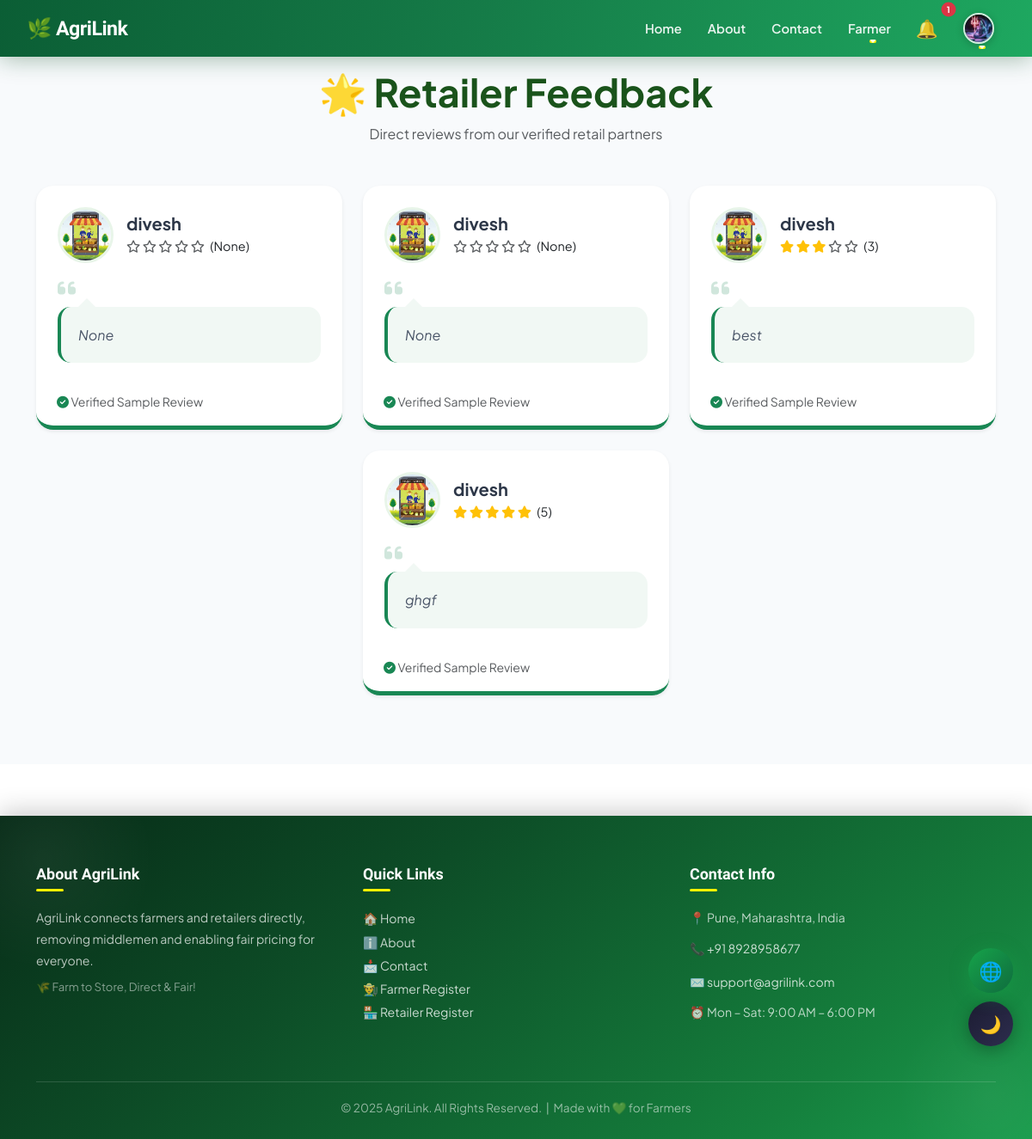
The page /retailer/reviews/ (signed in) on the database as committed earlier.
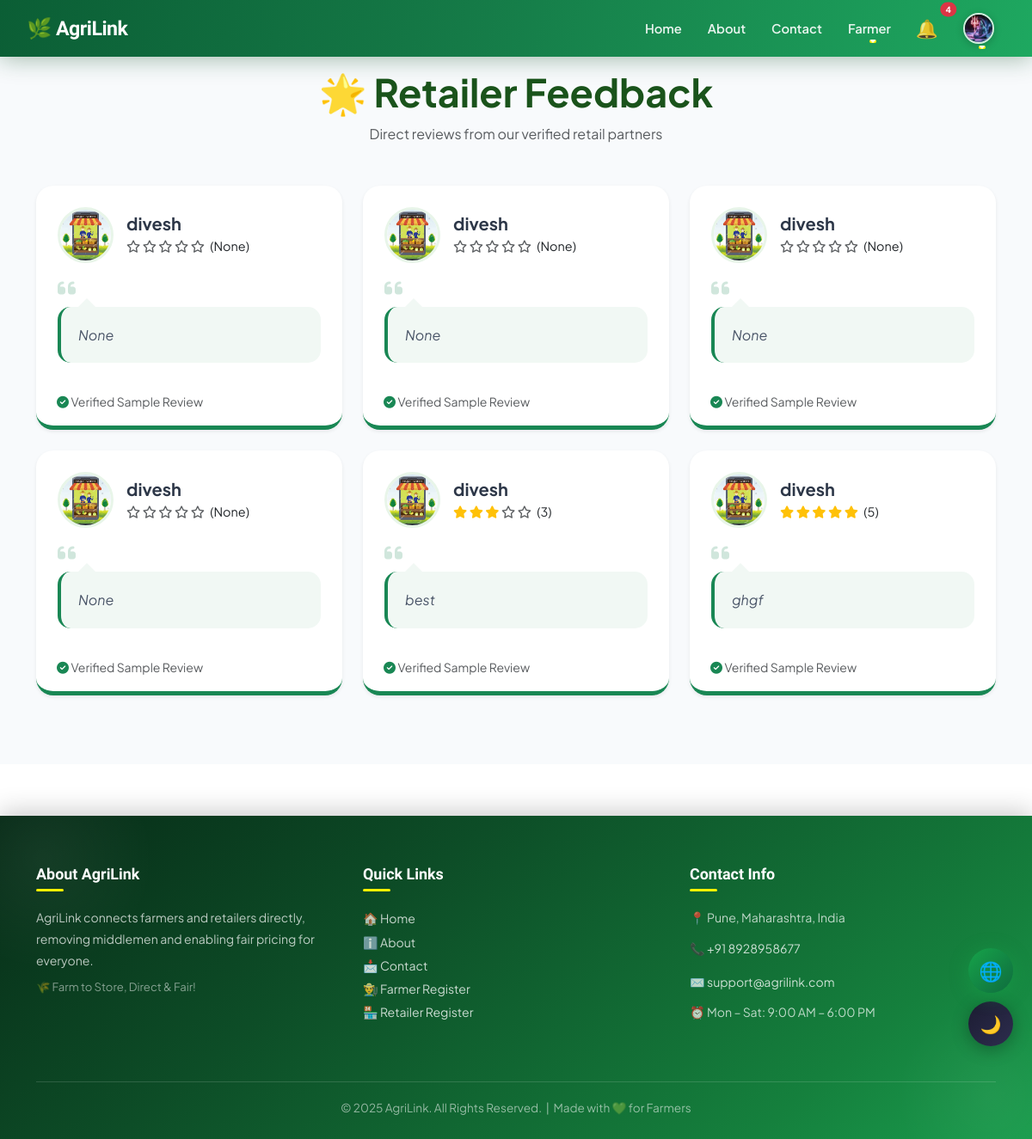
The same page on the database as committed later.
### projectapp/models.py (models this page shows, shortened)
class SampleRequest(models.Model):
    STATUS_CHOICES = [
        ('pending', 'Pending'),
        ('approved', 'Approved'),
        ('rejected', 'Rejected'),
        ('picked', 'Picked'),
        ('delivered', 'Delivered'),
        ('expired', 'Expired'),
    ]
    QUANTITY_CHOICES = [
        (1, '1 kg'),
        (2, '2 kg'),
        (5, '5 kg'),
    ]
    product = models.ForeignKey('Product', on_delete=models.CASCADE)
    farmer = models.ForeignKey('Farmer', on_delete=models.CASCADE)
    retailer = models.ForeignKey('Retailer', on_delete=models.CASCADE)
    driver = models.ForeignKey('Driver', on_delete=models.SET_NULL, null=True, blank=True)
    quantity = models.FloatField(default=2, choices=[(1.0,'1 kg'),(2.0,'2 kg'),(5.0,'5 kg')])
    status = models.CharField(max_length=20, choices=STATUS_CHOICES, default='pending')
    sample_charge = models.FloatField(default=50.0)
    charge_paid = models.BooleanField(default=False)
    charge_refunded = models.BooleanField(default=False)
    expiry_date = models.DateTimeField(null=True, blank=True)
    rating = models.IntegerField(null=True, blank=True)
    review = models.TextField(null=True, blank=True)
    created_at = models.DateTimeField(auto_now_add=True)
    delivered_at = models.DateTimeField(null=True, blank=True)

class Retailer(models.Model):
    name = models.CharField(max_length=100)
    email = models.EmailField(unique=True)
    password = models.CharField(max_length=128)
    contact = models.CharField(max_length=15)
    address = models.TextField()
    city = models.CharField(max_length=50, blank=True, null=True)
    pincode = models.CharField(max_length=6, blank=True, null=True)
    gender = models.CharField(max_length=10)
    shop_number = models.CharField(max_length=50)
    gst_number = models.CharField(max_length=15)
    first_login = models.BooleanField(default=True)
    profile_image = models.ImageField(upload_to='profiles/', default='profiles/default.jpg')
    email_verified = models.BooleanField(default=False)
    email_otp = models.CharField(max_length=6, blank=True, null=True)
    latitude = models.FloatField(null=True, blank=True)   # 🆕
    longitude = models.FloatField(null=True, blank=True)  # 🆕

### projectapp/views.py (the view)
# urls.py: path('retailer/reviews/', views.all_sample_reviews, name='retailer_sample_reviews'),
def all_sample_reviews(request):
    reviews = SampleRequest.objects.select_related('retailer').all().order_by('-id')
    return render(request, "all_sample_reviews.html", {"reviews": reviews})

### projectapp/context_processors.py (called while the page is built)
def navbar_notifications(request):
    user_type = request.session.get('user_type')
    name = request.session.get('name')
    notes = []
    if user_type == "farmer" and name:
        notes = Notification.objects.filter(receiver_farmer__name=name, is_read=False).order_by('-timestamp')
    elif user_type == "retailer" and name:
        notes = Notification.objects.filter(receiver_retailer__name=name, is_read=False).order_by('-timestamp')
    elif user_type == "driver" and name:
        notes = Notification.objects.filter(receiver_driver__name=name, is_read=False).order_by('-timestamp')
    return {'navbar_notes': notes, 'user_type': user_type}

### projectapp/templates/all_sample_reviews.html (shortened to what this page needs)
{% extends 'master.html' %}
{% block body %}
<link rel="stylesheet" href="https://cdnjs.cloudflare.com/ajax/libs/font-awesome/6.4.0/css/all.min.css">
<div id="all-reviews">
  <div class="container">
    <div class="text-center mb-5">
      <h2 class="section-title fw-bold">🌟 Retailer Feedback</h2>
      <p class="text-muted">Direct reviews from our verified retail partners</p>
    </div>
    <div class="row g-4 justify-content-center">
      {% for r in reviews %}
      <div class="col-md-6 col-lg-4">
        <div class="card review-card shadow-sm h-100">
          <div class="card-top">
            <div class="profile-img-container">
              {% if r.retailer.profile_image %}
                <img src="{{ r.retailer.profile_image.url }}" alt="{{ r.retailer.name }}">
              {% else %}
                <img src="https://ui-avatars.com/api/?name={{ r.retailer.name }}&background=198754&color=fff" alt="Default">
              {% endif %}
            </div>
            <div class="retailer-info">
              <h5>{{ r.retailer.name }}</h5>
              <div class="star-rating">
                {% for i in "12345" %}
                  {% if forloop.counter <= r.rating %}
                    <i class="fas fa-star"></i>
                  {% else %}
                    <i class="far fa-star text-muted"></i>
                  {% endif %}
                {% endfor %}
                <span class="text-dark ms-1">({{ r.rating }})</span>
              </div>
            </div>
          </div>
          <div class="review-box">
            <div class="quote-icon"><i class="fas fa-quote-left"></i></div>
            <div class="review-content">
              {{ r.review }}
            </div>
          </div>
          <div class="card-footer bg-transparent border-0 px-4 pb-3">
             <small class="text-muted"><i class="fas fa-check-circle text-success"></i> Verified Sample Review</small>
          </div>
        </div>
      </div>
      {% empty %}
      <div class="no-reviews">
        <i class="fas fa-comment-dots fa-4x text-light mb-3"></i>
        <h4 class="text-muted">No reviews have been posted yet.</h4>
      </div>
      {% endfor %}
    </div>
  </div>
</div>
{% endblock %}

### projectapp/templates/master.html (shortened to what this page needs)
<!doctype html>
<html lang="en">
{% load static %}
<head>
  <link rel="stylesheet" href="https://cdnjs.cloudflare.com/ajax/libs/font-awesome/6.4.0/css/all.min.css">
  <link href="{% static 'css/bootstrap.css' %}" rel="stylesheet">
  <link rel="stylesheet" href="{% static 'css/style.css' %}">
</head>
<body>
  <button id="darkModeToggle" aria-label="Toggle Dark Mode">
    <span id="dmIcon">🌙</span>
  </button>
  <div id="translate-floating-btn" title="Change Language">🌐</div>
  <nav class="navbar navbar-expand-lg navbar-dark fixed-top" id="mainNavbar">
    <div class="container-fluid">
      <a class="navbar-brand text-white" href="{% url 'home' %}">🌿 AgriLink</a>
      <div class="collapse navbar-collapse" id="navMenu">
        <ul class="navbar-nav ms-auto align-items-center" style="gap:4px;">
          <li class="nav-item"><a class="nav-link" href="{% url 'home' %}">Home</a></li>
          <li class="nav-item"><a class="nav-link" href="{% url 'home' %}#about">About</a></li>
          <li class="nav-item"><a class="nav-link" href="{% url 'home' %}#contact">Contact</a></li>
          {% if request.session.user_type == "farmer" %}
          <li class="nav-item dropdown">
            <a class="nav-link dropdown-toggle" href="#" role="button"
               data-bs-toggle="dropdown" aria-expanded="false">Farmer</a>
          </li>
          {% endif %}
          <li class="nav-item dropdown">
            {% if user_type %}
            <a class="nav-link position-relative" href="#" id="navbarBellDropdown" role="button"
               data-bs-toggle="dropdown" aria-expanded="false"
               style="font-size:1.3rem;padding:6px 12px !important;">
              🔔
              {% if navbar_notes and navbar_notes|length > 0 %}
              <span class="badge bg-danger position-absolute top-0 start-100 translate-middle" id="bellBadge"
                    style="font-size:.62rem;min-width:17px;height:17px;border-radius:9px;display:flex;align-items:center;justify-content:center;">
                {{ navbar_notes|length }}
              </span>
              {% endif %}
            </a>
            {% endif %}
          </li>
          {% if request.session.user_type == "farmer" or request.session.user_type == "retailer" %}
          <li class="nav-item dropdown">
            <a class="nav-link dropdown-toggle d-flex align-items-center gap-1" href="#"
               role="button" data-bs-toggle="dropdown" aria-expanded="false">
              <img src="{{ request.session.profile_image|default:'/static/images/no-image.jpg' }}?v={% now 'U' %}"
                   class="nav-profile-img" alt="Profile">
            </a>
          </li>
          {% endif %}
        </ul>
      </div>
    </div>
  </nav>
  <div class="container-fluid p-0 content-wrapper" style="padding-top:66px;">
    {% block body %}{% endblock %}
  </div>
  <footer>
    <div class="container" style="position:relative;z-index:1;">
      <div class="row">
        <div class="col-md-4 mb-4">
          <h5>About AgriLink</h5>
          <p>AgriLink connects farmers and retailers directly, removing middlemen and enabling fair pricing for everyone.</p>
          <p style="color:rgba(255,255,255,.5);font-size:.82rem;margin-top:8px;">🌾 Farm to Store, Direct &amp; Fair!</p>
        </div>
        <div class="col-md-4 mb-4">
          <h5>Quick Links</h5>
          <a href="{% url 'home' %}" class="d-block">🏠 Home</a>
          <a href="{% url 'home' %}#about" class="d-block">ℹ️ About</a>
          <a href="{% url 'home' %}#contact" class="d-block">📩 Contact</a>
          <a href="{% url 'farmer_register' %}" class="d-block">👨‍🌾 Farmer Register</a>
          <a href="{% url 'retailer_register' %}" class="d-block">🏪 Retailer Register</a>
        </div>
        <div class="col-md-4 mb-4">
          <h5>Contact Info</h5>
          <p>📍 Pune, Maharashtra, India</p>
          <p>📞 <a href="tel:+918928958677" style="color:rgba(255,255,255,.78)!important;">+91 8928958677</a></p>
          <p>✉️ <a href="mailto:support@agrilink.com" style="color:rgba(255,255,255,.78)!important;">support@agrilink.com</a></p>
          <p>⏰ Mon – Sat: 9:00 AM – 6:00 PM</p>
        </div>
      </div>
      <div class="footer-bottom">
        &copy; 2025 AgriLink. All Rights Reserved. &nbsp;|&nbsp; Made with 💚 for Farmers
      </div>
    </div>
  </footer>
</body>
</html>

### projectapp/templates/master.html (style rules this page uses)
:root { --g50: #f0fdf4; --g100: #dcfce7; --g200: #bbf7d0; --g400: #4ade80; --g500: #22c55e; --g600: #16a34a; --g700: #15803d; --g800: #166534; --g900: #14532d; --bg: #ffffff; --bg2: #f0fdf4; --bg3: #ffffff; --txt: #0d1f14; --txt2: #3d6650; --txt3: #6b8070; --bdr: #d1fae5; --inp: #f8fffc; --sh1: 0 1px 4px rgba(10,40,20,.07); --sh2: 0 4px 18px rgba(10,40,20,.11); --sh3: 0 14px 44px rgba(10,40,20,.15); --stripe: #f0fdf4; }
*, *::before, *::after { box-sizing: border-box; }
html { scroll-behavior: smooth; }
body { font-family: 'Plus Jakarta Sans', sans-serif; background: var(--bg); color: var(--txt); transition: background .35s, color .35s; overflow-x: hidden; top: 0 !important; margin: 0; padding: 0; }
.navbar { background: linear-gradient(105deg, #0b5e35 0%, #157a47 45%, #1ea860 100%) !important; box-shadow: 0 2px 28px rgba(10,80,35,.38); backdrop-filter: blur(14px); -webkit-backdrop-filter: blur(14px); transition: all .3s ease; padding: 0 1.2rem; min-height: 66px; }
.navbar-brand { font-family: 'Sora', sans-serif; font-size: 1.45rem !important; font-weight: 800 !important; letter-spacing: -.5px; transition: all .25s; }
.navbar-nav .nav-link { position: relative; padding: 8px 13px !important; font-weight: 600; font-size: .92rem; color: rgba(255,255,255,.9) !important; border-radius: 8px; transition: all .22s ease; }
.navbar-nav .nav-link::after { content: ''; position: absolute; bottom: 2px; left: 50%; transform: translateX(-50%); width: 0; height: 2px; background: #fff200; transition: width .28s ease; border-radius: 2px; }
.navbar .nav-profile-img { width: 36px; height: 36px; border-radius: 50%; object-fit: cover; border: 2.5px solid rgba(255,255,255,.8) !important; box-shadow: 0 2px 10px rgba(0,0,0,.2); transition: all .28s ease; image-rendering: auto; }
.badge.bg-danger { animation: badgePop 2s ease-in-out infinite; }
#translate-floating-btn { position: fixed; bottom: 170px; right: 22px; background: linear-gradient(135deg, #16a34a, #0f6c3e); color: white; width: 52px; height: 52px; border-radius: 50%; display: flex; justify-content: center; align-items: center; font-size: 22px; cursor: pointer; box-shadow: 0 4px 22px rgba(22,163,74,.48); z-index: 9999; transition: transform .28s, box-shadow .28s; }
#darkModeToggle { position: fixed; bottom: 108px; right: 22px; width: 52px; height: 52px; border-radius: 50%; border: none; cursor: pointer; z-index: 9998; display: flex; justify-content: center; align-items: center; font-size: 20px; transition: all .28s ease; box-shadow: 0 4px 20px rgba(0,0,0,.3); background: linear-gradient(135deg, #1c1c32, #2d2d4e); color: #fbbf24; }
footer { background: linear-gradient(140deg, #072b17 0%, #0d4d27 35%, #15803d 80%, #1a9c4d 100%) !important; color: white !important; padding: 56px 0 26px; margin-top: 60px; box-shadow: 0 -4px 28px rgba(0,0,0,.22); position: relative; overflow: hidden; }
footer::before { content: ''; position: absolute; top: -80px; left: -80px; width: 260px; height: 260px; background: radial-gradient(circle, rgba(255,255,255,.05) 0%, transparent 70%); border-radius: 50%; pointer-events: none; }
footer::after { content: ''; position: absolute; bottom: -60px; right: -60px; width: 220px; height: 220px; background: radial-gradient(circle, rgba(255,255,255,.04) 0%, transparent 70%); border-radius: 50%; pointer-events: none; }
footer h5 { font-family: 'Sora', sans-serif; font-weight: 700; font-size: 1.12rem; margin-bottom: 18px; position: relative; display: inline-block; padding-bottom: 10px; }
footer h5::after { content: ''; position: absolute; bottom: 0; left: 0; width: 32px; height: 3px; background: #fff200; border-radius: 2px; }
footer a { text-decoration: none !important; color: rgba(255,255,255,.78) !important; transition: all .22s ease; display: inline-block; padding: 3px 0; font-size: .88rem; }
footer p { color: rgba(255,255,255,.72); font-size: .88rem; line-height: 1.75; margin-bottom: 8px; }
.footer-bottom { margin-top: 36px; padding-top: 20px; border-top: 1px solid rgba(255,255,255,.14); font-size: .85rem; color: rgba(255,255,255,.55); text-align: center; }
.content-wrapper { min-height: calc(100vh - 200px); }

Rows that differ between the two databases and show on the page:
added SampleRequest: retailer.profile_image (picture), retailer.name "divesh", rating "None", review "None"
added SampleRequest: retailer.profile_image (picture), retailer.name "divesh", rating "None", review "None"
Other text that changed with them:
{{ navbar_notes|length }}: "1" → "4"
